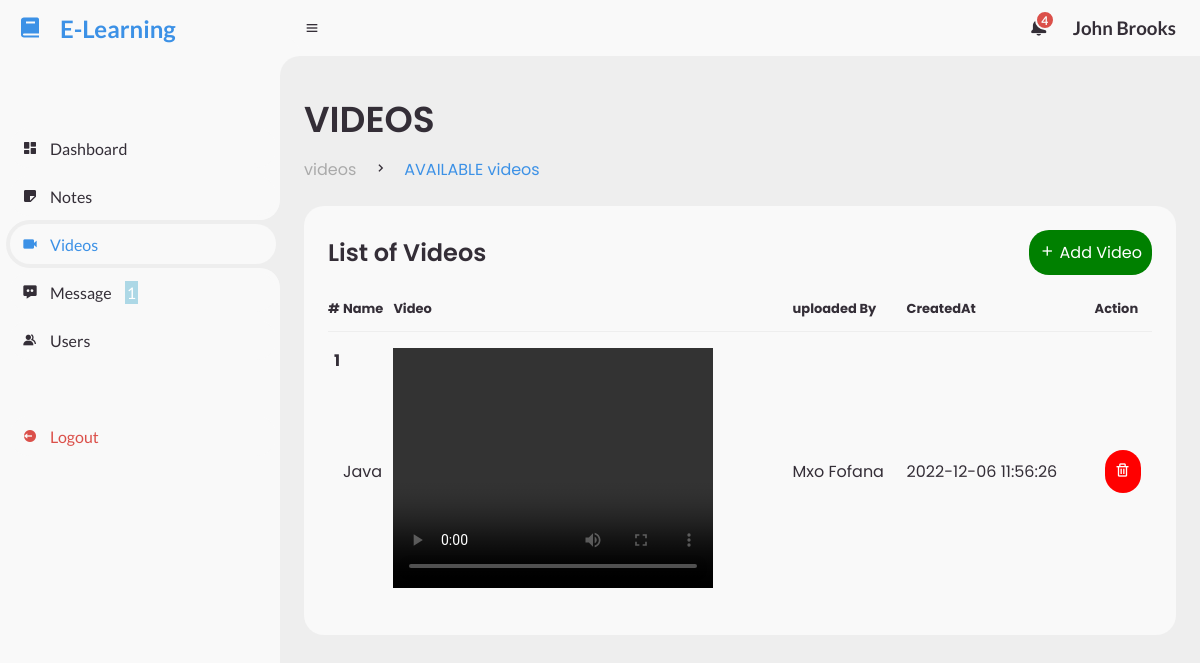
Screenshot of /dashboard/videos.php (signed in) with the database file from the repository.
### tables this page shows
CREATE TABLE `users` (
  `id` int(11) NOT NULL,
  `name` varchar(225) NOT NULL,
  `surname` varchar(225) NOT NULL,
  `email` varchar(225) NOT NULL,
  `password` varchar(225) NOT NULL,
  `role` int(11) NOT NULL DEFAULT 1,
  `created_at` timestamp NOT NULL DEFAULT current_timestamp()
);

CREATE TABLE `videos` (
  `id` int(11) NOT NULL,
  `name` varchar(225) NOT NULL,
  `path` varchar(225) NOT NULL,
  `created_by` int(11) NOT NULL,
  `created_at` timestamp NOT NULL DEFAULT current_timestamp()
);

### includes/session.php (called while the page is built, shortened)
<?php
$session_id=$_SESSION['alogin'];
?>

### dashboard/videos.php (the view, shortened to what this page needs)
<?php
include('top_section.php');
?>
		<main>
			<div class="head-title">
				<div class="left">
					<h1>VIDEOS</h1>
					<ul class="breadcrumb">
						<li>
							<a href="#">videos</a>
						</li>
						<li><i class='bx bx-chevron-right' ></i></li>
						<li>
							<a class="active" href="#">AVAILABLE videos</a>
						</li>
					</ul>
				</div>
			</div>
			<div class="table-data">
				<div class="order">
					<div class="head">
						<h3>List of Videos</h3>
                        <?php
                        if($role!==2){
                        ?>
                       <a style="color: white; background-color:green;padding: 10px;border-radius:20px;" href="add_video.php">
					        <i class='bx bx-plus' ></i>
					        <span class="text"> Add Video</span>
				        </a>
                        <?php
                        }
                        ?>
					</div>
					<table>
						<thead>
							<tr>
                                <th>#</th>
								<th>Name</th>
                                <th>Video</th>
								<th>uploaded By</th>
                                <th>CreatedAt</th>
                                <th>Action</th>
							</tr>
						</thead>
						<tbody>
                        <?php
                        $query= mysqli_query($conn,"SELECT * FROM videos ORDER BY id desc")or die(mysqli_error());
                        $cnt=1;
						while ($row = mysqli_fetch_array($query)) {
                        ?>
							<tr>
                                <td>
                                <div class="name-avatar d-flex align-items-center">
										<div class="txt mr-2 flex-shrink-0">
											<b><?php echo htmlentities($cnt);?></b>
										</div>
									</div>
                                </td>
								<td><?php echo $row['name']; ?></td>
								<td>
								<video width="320" height="240" controls>
									<source src="<?php echo $row['path']?>" type="video/mp4">
									<source src="<?php echo $row['path']?>" type="video/ogg">
								</video>
                                </td>
								<td>
									<?php
									$user_id  = $row['created_by'];
									$search= mysqli_query($conn,"SELECT * FROM users where id = '$user_id'")or die(mysqli_error());
									$searched = mysqli_fetch_array($search);
									echo $searched['name']." ".$searched['surname'];
									?>
								</td>
								<td> <?php echo $row['created_at']; ?></td>
                                <?php
                                if($role!==2){
                                ?>
                                <td>
                                <a style="color: white; background-color:red;padding: 10px;border-radius:20px;" onclick="return confirm('Are you sure you want to delete this video?')" href="videos.php?delete=<?php echo $row['id'] ?>">
                                    <i class='bx bx-trash'></i>
				                </a>
                                </td>
                                <?php
                                }
                                ?>
							</tr>
							<?php $cnt++; }?>
						</tbody>
					</table>
				</div>
			</div>
		</main>
<?php
include('bottom_section.php')
?>

### dashboard/top_section.php (shortened to what this page needs)
<?php include('../includes/config.php'); ?>
<?php include('../includes/session.php');?>
<?php
$query= mysqli_query($conn,"select * from users where id = '$session_id'")or die(mysqli_error());
$row = mysqli_fetch_array($query);
$role = $row['role'];
$activePage = basename($_SERVER['PHP_SELF'], ".php");
?>
<!DOCTYPE html>
<html lang="en">
<head>
	<link href='https://unpkg.com/boxicons@2.0.9/css/boxicons.min.css' rel='stylesheet'>
	<link rel="stylesheet" href="styles/style.css">
</head>
<body>
	<section id="sidebar">
		<a href="#" class="brand">
			<i class='bx bxs-book'></i>
			<span class="text">E-Learning</span>
		</a>
		<ul class="side-menu top">
			<li class="<?= ($activePage == 'index') ? 'active':''; ?>">
				<a href="index.php">
					<i class='bx bxs-dashboard' ></i>
					<span class="text">Dashboard</span>
				</a>
			</li>
			<li class="<?= ($activePage == 'notes') ? 'active':''; ?>">
				<a href="notes.php">
					<i class='bx bxs-note' ></i>
					<span class="text">Notes</span>
				</a>
			</li>
			<li class="<?= ($activePage == 'videos') ? 'active':''; ?>">
				<a href="videos.php">
					<i class='bx bxs-video' ></i>
					<span class="text">Videos</span>
				</a>
			</li>
			<li class="<?= ($activePage == 'messages') ? 'active':''; ?>">
			<?php
				$sql ="SELECT * FROM messages where to_user ='$session_id' and readed = 0";
				$query= mysqli_query($conn, $sql)or die(mysqli_error());
				$count = mysqli_num_rows($query);
			?>
				<a href="messages.php">
					<i class='bx bxs-message-dots' ></i>
					<span class="text">Message
					<span class="num" style="margin-left: 10px;color:white;background-color:lightblue;padding:2px;border-raduis:50px;"><?php echo $count ?></span>
					</span>
				</a>
			</li>
			<li class="<?= ($activePage == 'users') ? 'active':''; ?>">
				<a href="users.php">
					<i class='bx bxs-group' ></i>
					<span class="text">Users</span>
				</a>
			</li>
		</ul>
		<ul class="side-menu">
			<li>
				<a href="logout.php" class="logout">
					<i class='bx bxs-log-out-circle' ></i>
					<span class="text">Logout</span>
				</a>
			</li>
		</ul>
	</section>
	<section id="content">
		<nav>
			<i class='bx bx-menu' ></i>
			<form action="#">
				<div class="form-input">
				</div>
			</form>
			<?php
				$sql ="SELECT * FROM notifications where to_user ='$role'";
				$query= mysqli_query($conn, $sql)or die(mysqli_error());
				$count = mysqli_num_rows($query);
			?>
			<a class="notification" href="notification.php">
				<span class="num"><?php echo $count ?></span>
			</a>
			<a href="#" class="profile">
				<h1 class="h1"><?php echo $row['name']. " " .$row['surname']; ?></h1>
			</a>
		</nav>

### rows the page displays
users: name "John", surname "Brooks"
videos: name "Java", users.name "Mxo", users.surname "Fofana", created_at "2022-12-06 11:56:26"

### other values shown
$count "1"
$count "4"
